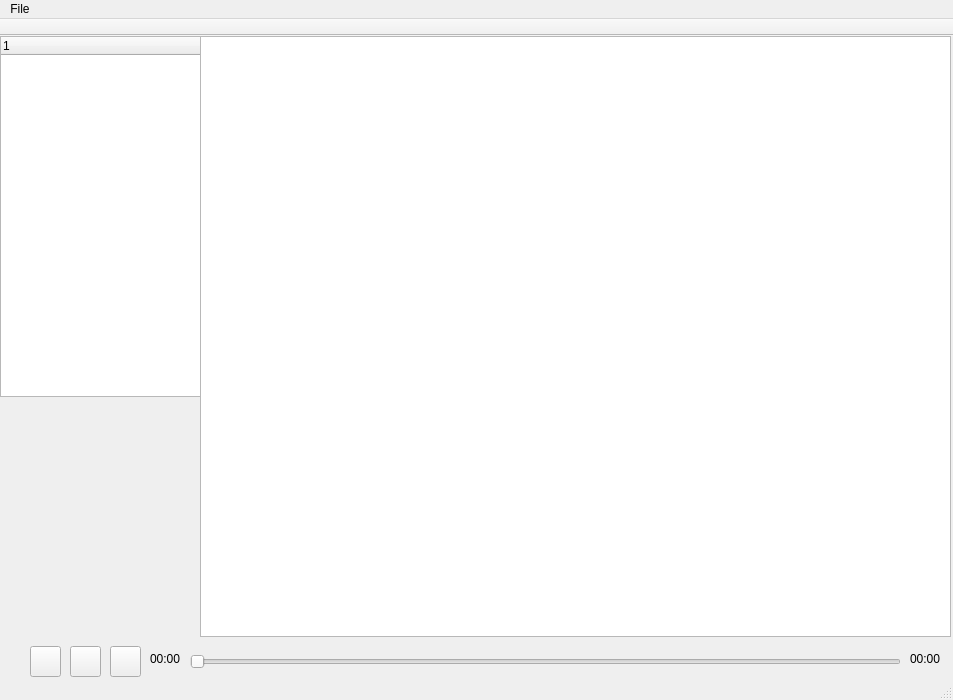
<?xml version="1.0" encoding="UTF-8"?>
<ui version="4.0">
 <class>MainWindow</class>
 <widget class="QMainWindow" name="MainWindow">
  <property name="geometry">
   <rect>
    <x>0</x>
    <y>0</y>
    <width>953</width>
    <height>700</height>
   </rect>
  </property>
  <property name="windowTitle">
   <string>MainWindow</string>
  </property>
  <widget class="QWidget" name="centralWidget">
   <widget class="QStackedWidget" name="stackedWidget">
    <property name="geometry">
     <rect>
      <x>200</x>
      <y>0</y>
      <width>751</width>
      <height>601</height>
     </rect>
    </property>
    <widget class="QWidget" name="playlistPage">
     <widget class="QTableView" name="tableView">
      <property name="geometry">
       <rect>
        <x>0</x>
        <y>0</y>
        <width>751</width>
        <height>601</height>
       </rect>
      </property>
      <property name="selectionMode">
       <enum>QAbstractItemView::SingleSelection</enum>
      </property>
      <property name="selectionBehavior">
       <enum>QAbstractItemView::SelectRows</enum>
      </property>
      <property name="showGrid">
       <bool>false</bool>
      </property>
      <property name="wordWrap">
       <bool>false</bool>
      </property>
      <attribute name="horizontalHeaderDefaultSectionSize">
       <number>200</number>
      </attribute>
      <attribute name="horizontalHeaderHighlightSections">
       <bool>false</bool>
      </attribute>
     </widget>
    </widget>
    <widget class="QWidget" name="page"/>
   </widget>
   <widget class="QLabel" name="label">
    <property name="geometry">
     <rect>
      <x>0</x>
      <y>360</y>
      <width>200</width>
      <height>200</height>
     </rect>
    </property>
    <property name="text">
     <string/>
    </property>
   </widget>
   <widget class="QToolButton" name="playButton">
    <property name="geometry">
     <rect>
      <x>70</x>
      <y>610</y>
      <width>31</width>
      <height>31</height>
     </rect>
    </property>
    <property name="text">
     <string/>
    </property>
   </widget>
   <widget class="QToolButton" name="nextButton">
    <property name="geometry">
     <rect>
      <x>110</x>
      <y>610</y>
      <width>31</width>
      <height>31</height>
     </rect>
    </property>
    <property name="text">
     <string/>
    </property>
   </widget>
   <widget class="QToolButton" name="prevButton">
    <property name="geometry">
     <rect>
      <x>30</x>
      <y>610</y>
      <width>31</width>
      <height>31</height>
     </rect>
    </property>
    <property name="text">
     <string/>
    </property>
   </widget>
   <widget class="QTreeWidget" name="playlistsTree">
    <property name="geometry">
     <rect>
      <x>0</x>
      <y>0</y>
      <width>201</width>
      <height>361</height>
     </rect>
    </property>
    <column>
     <property name="text">
      <string notr="true">1</string>
     </property>
    </column>
   </widget>
   <widget class="QLabel" name="currentTrackLabel">
    <property name="geometry">
     <rect>
      <x>10</x>
      <y>570</y>
      <width>181</width>
      <height>16</height>
     </rect>
    </property>
    <property name="font">
     <font>
      <pointsize>10</pointsize>
     </font>
    </property>
    <property name="text">
     <string/>
    </property>
   </widget>
   <widget class="QLabel" name="currentArtistLabel">
    <property name="geometry">
     <rect>
      <x>10</x>
      <y>590</y>
      <width>181</width>
      <height>16</height>
     </rect>
    </property>
    <property name="text">
     <string/>
    </property>
   </widget>
   <widget class="QSlider" name="horizontalSlider">
    <property name="geometry">
     <rect>
      <x>190</x>
      <y>615</y>
      <width>711</width>
      <height>22</height>
     </rect>
    </property>
    <property name="orientation">
     <enum>Qt::Horizontal</enum>
    </property>
   </widget>
   <widget class="QLabel" name="progressLabel">
    <property name="geometry">
     <rect>
      <x>150</x>
      <y>615</y>
      <width>31</width>
      <height>16</height>
     </rect>
    </property>
    <property name="text">
     <string>00:00</string>
    </property>
   </widget>
   <widget class="QLabel" name="durationLabel">
    <property name="geometry">
     <rect>
      <x>910</x>
      <y>615</y>
      <width>31</width>
      <height>16</height>
     </rect>
    </property>
    <property name="text">
     <string>00:00</string>
    </property>
   </widget>
   <zorder>stackedWidget</zorder>
   <zorder>label</zorder>
   <zorder>playButton</zorder>
   <zorder>nextButton</zorder>
   <zorder>prevButton</zorder>
   <zorder>currentTrackLabel</zorder>
   <zorder>currentArtistLabel</zorder>
   <zorder>playlistsTree</zorder>
   <zorder>horizontalSlider</zorder>
   <zorder>progressLabel</zorder>
   <zorder>durationLabel</zorder>
  </widget>
  <widget class="QMenuBar" name="menuBar">
   <property name="geometry">
    <rect>
     <x>0</x>
     <y>0</y>
     <width>953</width>
     <height>21</height>
    </rect>
   </property>
   <widget class="QMenu" name="menuTestApp">
    <property name="title">
     <string>File</string>
    </property>
   </widget>
   <addaction name="menuTestApp"/>
  </widget>
  <widget class="QToolBar" name="mainToolBar">
   <property name="movable">
    <bool>false</bool>
   </property>
   <property name="floatable">
    <bool>false</bool>
   </property>
   <attribute name="toolBarArea">
    <enum>TopToolBarArea</enum>
   </attribute>
   <attribute name="toolBarBreak">
    <bool>false</bool>
   </attribute>
  </widget>
  <widget class="QStatusBar" name="statusBar"/>
 </widget>
 <layoutdefault spacing="6" margin="11"/>
 <resources/>
 <connections/>
</ui>
